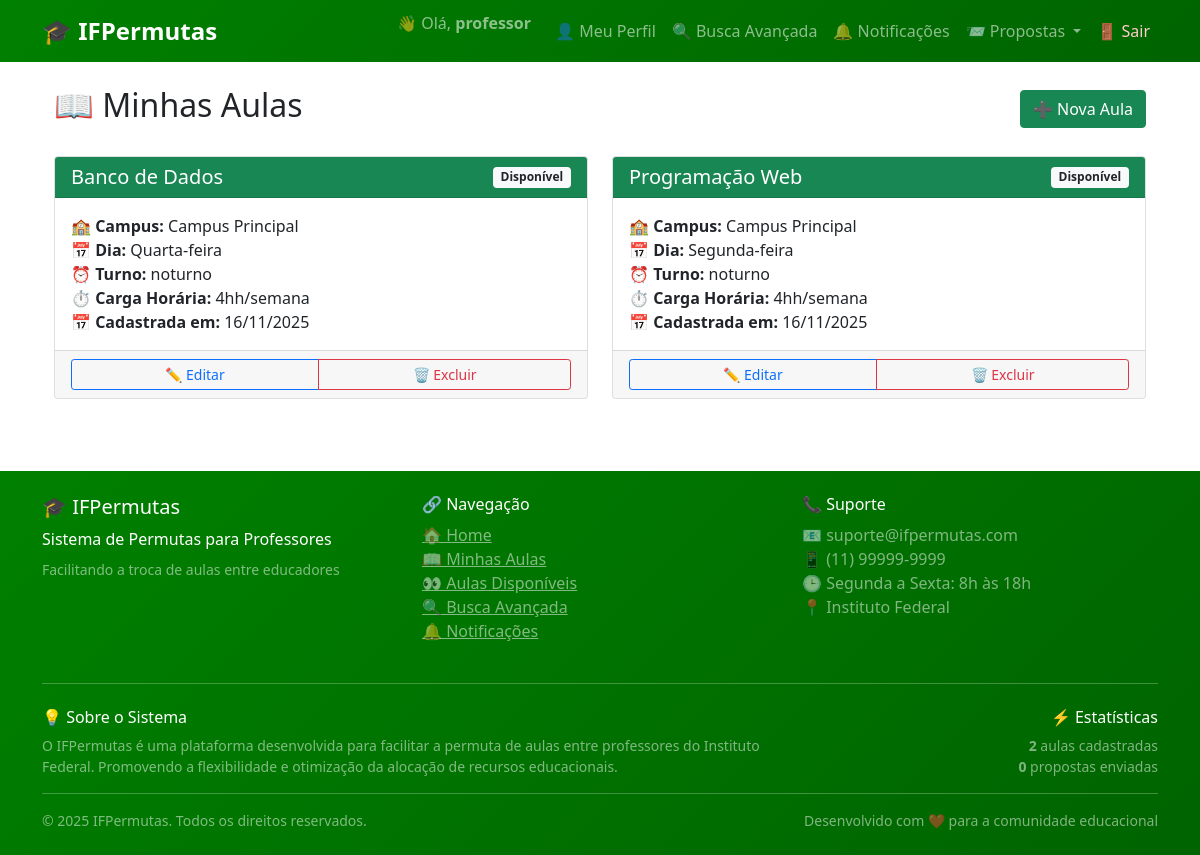
The page /minhas-aulas/ (signed in) on the database its author committed.
### core/models.py (models this page shows, shortened)
class Aula(models.Model):
    DISCIPLINA_CHOICES = [
        ('matematica', 'Matemática'),
        ('portugues', 'Língua Portuguesa'),
        ('historia', 'História'),
        ('geografia', 'Geografia'),
        ('ciencias', 'Ciências'),
        ('fisica', 'Física'),
        ('quimica', 'Química'),
        ('biologia', 'Biologia'),
        ('ingles', 'Inglês'),
        ('educacao_fisica', 'Educação Física'),
        ('artes', 'Artes'),
        ('filosofia', 'Filosofia'),
        ('sociologia', 'Sociologia'),
    ]
    DIA_SEMANA_CHOICES = [
        ('segunda', 'Segunda-feira'),
        ('terca', 'Terça-feira'),
        ('quarta', 'Quarta-feira'),
        ('quinta', 'Quinta-feira'),
        ('sexta', 'Sexta-feira'),
        ('sabado', 'Sábado'),
    ]
    TURNO_CHOICES = [
        ('manha', 'Manhã'),
        ('tarde', 'Tarde'),
        ('noite', 'Noite'),
        ('integral', 'Integral'),
    ]
    STATUS_CHOICES = [
        ('disponivel', 'Disponível'),
        ('indisponivel', 'Indisponível'),
        ('permutada', 'Permutada'),
    ]
    professor = models.ForeignKey(Professor, on_delete=models.CASCADE)
    disciplina = models.CharField(max_length=50, choices=DISCIPLINA_CHOICES)
    campus = models.CharField(max_length=100)
    dia_semana = models.CharField(max_length=20, choices=DIA_SEMANA_CHOICES)
    turno = models.CharField(max_length=20, choices=TURNO_CHOICES)
    carga_horaria = models.IntegerField(help_text="Carga horária semanal em horas")
    status = models.CharField(max_length=20, choices=STATUS_CHOICES, default='disponivel')
    data_criacao = models.DateTimeField(auto_now_add=True)
    data_atualizacao = models.DateTimeField(auto_now=True)
    class Meta:
        ordering = ['-data_criacao']
        verbose_name = 'Aula'
        verbose_name_plural = 'Aulas'

### accounts/models.py (models this page shows, shortened)
class Professor(models.Model):
    user = models.OneToOneField(User, on_delete=models.CASCADE)
    matricula = models.CharField(max_length=20, default='MAT-TEMP')
    departamento = models.CharField(max_length=100, default='A definir')
    campus = models.CharField(max_length=100, default='Principal')
    telefone = models.CharField(max_length=20, blank=True)
    data_cadastro = models.DateTimeField(auto_now_add=True)  # ← ADICIONE ESTA LINHA
    class Meta:
        verbose_name = 'Professor'
        verbose_name_plural = 'Professores'

### core/views.py (the view)
# urls.py: path('minhas-aulas/', views.minhas_aulas, name='minhas_aulas'),
@login_required
def minhas_aulas(request):
    professor = Professor.objects.get(user=request.user)
    aulas = Aula.objects.filter(professor=professor).order_by('-data_criacao')
    return render(request, 'core/minhas_aulas.html', {'aulas': aulas})

### templates/core/minhas_aulas.html (shortened to what this page needs)
{% extends 'base.html' %}
{% block content %}
<div class="container">
    <div class="d-flex justify-content-between align-items-center mb-4">
        <h2>📖 Minhas Aulas</h2>
        <a href="{% url 'core:cadastrar_aula' %}" class="btn btn-success">
            ➕ Nova Aula
        </a>
    </div>
    {% if aulas %}
        <div class="row">
            {% for aula in aulas %}
            <div class="col-md-6 mb-4">
                <div class="card h-100">
                    <div class="card-header d-flex justify-content-between align-items-center
                                {% if aula.status == 'disponivel' %}bg-success text-white
                                {% elif aula.status == 'permutada' %}bg-secondary text-white
                                {% else %}bg-warning text-dark{% endif %}">
                        <h5 class="mb-0">{{ aula.get_disciplina_display }}</h5>
                        <span class="badge bg-light text-dark">{{ aula.get_status_display }}</span>
                    </div>
                    <div class="card-body">
                        <p class="card-text">
                            <strong>🏫 Campus:</strong> {{ aula.campus }}<br>
                            <strong>📅 Dia:</strong> {{ aula.get_dia_semana_display }}<br>
                            <strong>⏰ Turno:</strong> {{ aula.get_turno_display }}<br>
                            <strong>⏱️ Carga Horária:</strong> {{ aula.carga_horaria }}h/semana<br>
                            <strong>📅 Cadastrada em:</strong> {{ aula.data_criacao|date:"d/m/Y" }}
                        </p>
                    </div>
                    <div class="card-footer">
                        <div class="btn-group w-100">
                            <a href="{% url 'core:editar_aula' aula.id %}" class="btn btn-outline-primary btn-sm">
                                ✏️ Editar
                            </a>
                            <a href="{% url 'core:excluir_aula' aula.id %}" class="btn btn-outline-danger btn-sm">
                                🗑️ Excluir
                            </a>
                        </div>
                    </div>
                </div>
            </div>
            {% endfor %}
        </div>
    {% endif %}
</div>
{% endblock %}

### templates/base.html (shortened to what this page needs)
<!DOCTYPE html>
<html lang="pt-br">
<head>
    <link href="https://cdn.jsdelivr.net/npm/bootstrap@5.1.3/dist/css/bootstrap.min.css" rel="stylesheet">
</head>
<body>
    <div class="main-container">
        {% if user.is_authenticated %}
        <nav class="navbar navbar-expand-lg navbar-dark" style="background: linear-gradient(135deg, #008000 0%, #006400 100%);">
            <div class="container">
                <a class="navbar-brand fw-bold" href="{% url 'core:home' %}">
                    🎓 IFPermutas
                </a>
                <div class="collapse navbar-collapse" id="navbarNav">
                    <ul class="navbar-nav ms-auto">
                        <li class="nav-item">
                            <span class="navbar-text me-3">
                                👋 Olá, <strong>{{ user.get_full_name|default:user.username }}</strong>
                            </span>
                        </li>
                        <li class="nav-item">
                            <a class="nav-link" href="{% url 'accounts:profile' %}">
                                👤 Meu Perfil
                            </a>
                        </li>
                        <li class="nav-item">
                            <a class="nav-link" href="{% url 'core:busca_avancada' %}">
                                🔍 Busca Avançada
                            </a>
                        </li>
                        <li class="nav-item">
                            <a class="nav-link" href="{% url 'core:notificacoes' %}">
                                🔔 Notificações
                            </a>
                        </li>
                        <li class="nav-item dropdown">
                            <a class="nav-link dropdown-toggle" href="#" id="propostasDropdown" role="button" data-bs-toggle="dropdown">
                                📨 Propostas
                            </a>
                        </li>
                        <li class="nav-item">
                            <form method="post" action="{% url 'logout' %}" class="d-inline">
                                <button type="submit" class="nav-link logout-btn">
                                    🚪 Sair
                                </button>
                            </form>
                        </li>
                    </ul>
                </div>
            </div>
        </nav>
        {% endif %}
        <div class="content-wrap">
            <div class="{% if not user.is_authenticated %}container-fluid p-0{% else %}container mt-4{% endif %}">
                {% block content %}
                {% endblock %}
            </div>
        </div>
        <footer class="footer mt-5 py-4">
            <div class="container">
                <div class="row">
                    <div class="col-md-4">
                        <h5>🎓 IFPermutas</h5>
                        <p class="mb-2">Sistema de Permutas para Professores</p>
                        <p class="small mb-0 text-white-50">Facilitando a troca de aulas entre educadores</p>
                    </div>
                    <div class="col-md-4">
                        <h6>🔗 Navegação</h6>
                        <ul class="list-unstyled">
                            {% if user.is_authenticated %}
                                <li><a href="{% url 'core:home' %}" class="text-white-50">🏠 Home</a></li>
                                <li><a href="{% url 'core:minhas_aulas' %}" class="text-white-50">📖 Minhas Aulas</a></li>
                                <li><a href="{% url 'core:lista_aulas' %}" class="text-white-50">👀 Aulas Disponíveis</a></li>
                                <li><a href="{% url 'core:busca_avancada' %}" class="text-white-50">🔍 Busca Avançada</a></li>
                                <li><a href="{% url 'core:notificacoes' %}" class="text-white-50">🔔 Notificações</a></li>
                            {% else %}
                                <li><a href="{% url 'login' %}" class="text-white-50">🔑 Login</a></li>
                                <li><a href="{% url 'core:home' %}" class="text-white-50">🏠 Home</a></li>
                            {% endif %}
                        </ul>
                    </div>
                    <div class="col-md-4">
                        <h6>📞 Suporte</h6>
                        <ul class="list-unstyled">
                            <li class="text-white-50">📧 suporte@ifpermutas.com</li>
                            <li class="text-white-50">📱 (11) 99999-9999</li>
                            <li class="text-white-50">🕒 Segunda a Sexta: 8h às 18h</li>
                            <li class="text-white-50">📍 Instituto Federal</li>
                        </ul>
                    </div>
                </div>
                <hr class="my-4" style="border-color: rgba(255,255,255,0.1);">
                <div class="row">
                    <div class="col-md-8">
                        <h6>💡 Sobre o Sistema</h6>
                        <p class="small text-white-50 mb-0">
                            O IFPermutas é uma plataforma desenvolvida para facilitar a permuta de aulas entre professores
                            do Instituto Federal. Promovendo a flexibilidade e otimização da alocação de recursos educacionais.
                        </p>
                    </div>
                    <div class="col-md-4 text-md-end">
                        <h6>⚡ Estatísticas</h6>
                        <p class="small text-white-50 mb-0">
                            {% if user.is_authenticated %}
                                <strong>{{ user.professor.aula_set.count }}</strong> aulas cadastradas<br>
                                <strong>{{ user.professor.propostas_feitas.count }}</strong> propostas enviadas
                            {% else %}
                                Junte-se a nossa comunidade!
                            {% endif %}
                        </p>
                    </div>
                </div>
                <hr class="my-3" style="border-color: rgba(255,255,255,0.1);">
                <div class="row align-items-center">
                    <div class="col-md-6">
                        <p class="mb-0 small text-white-50">
                            &copy; 2025 IFPermutas. Todos os direitos reservados.
                        </p>
                    </div>
                    <div class="col-md-6 text-md-end">
                        <p class="mb-0 small text-white-50">
                            Desenvolvido com ❤️ para a comunidade educacional
                        </p>
                    </div>
                </div>
            </div>
        </footer>
    </div>
</body>
</html>

### templates/base.html (style rules this page uses)
.navbar-brand { font-size: 1.5rem; }
.logout-btn { background: none; border: none; color: #ffcccb !important; cursor: pointer; padding: 8px 0; }
.footer { background: linear-gradient(135deg, #008000 0%, #006400 100%); color: white; margin-top: auto; }
.main-container { min-height: 100vh; display: flex; flex-direction: column; }
.content-wrap { flex: 1; }

### rows shown on the page
Aula: disciplina "Banco de Dados", status "Disponível", campus "Campus Principal", dia_semana "Quarta-feira", turno "noturno", carga_horaria "4h", data_criacao "16/11/2025"
Aula: disciplina "Programação Web", status "Disponível", campus "Campus Principal", dia_semana "Segunda-feira", turno "noturno", carga_horaria "4h", data_criacao "16/11/2025"

### other values the page prints
{{ user.get_full_name|default:user.username }} "professor"
{{ user.professor.aula_set.count }} "2"
{{ user.professor.propostas_feitas.count }} "0"
